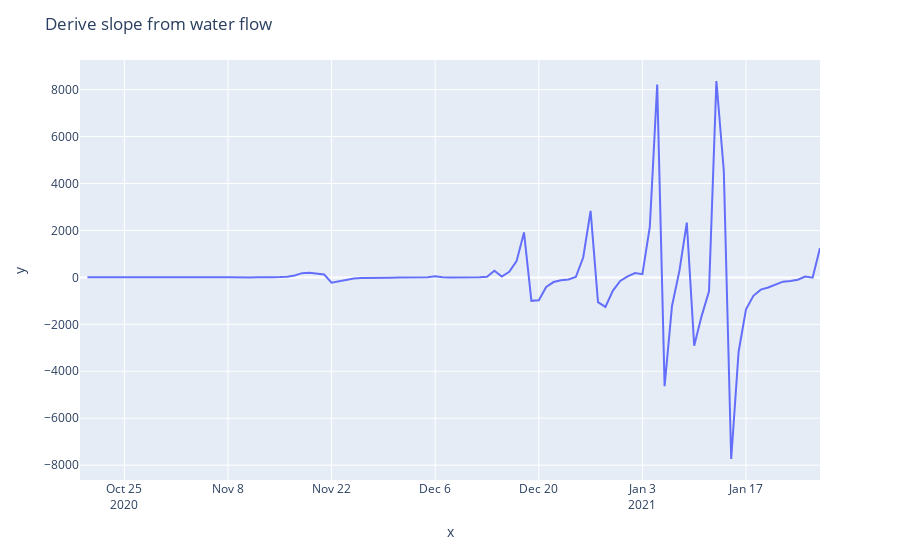

Notebook code cell kept with this figure:
### Code cell
eel.CFS_Stationary = eel.CFS_Slope

fig = px.line(x=eel.Date,y=eel.CFS_Stationary)
fig.update_layout(
    title_text="Derive slope from water flow"
)
fig.show()
